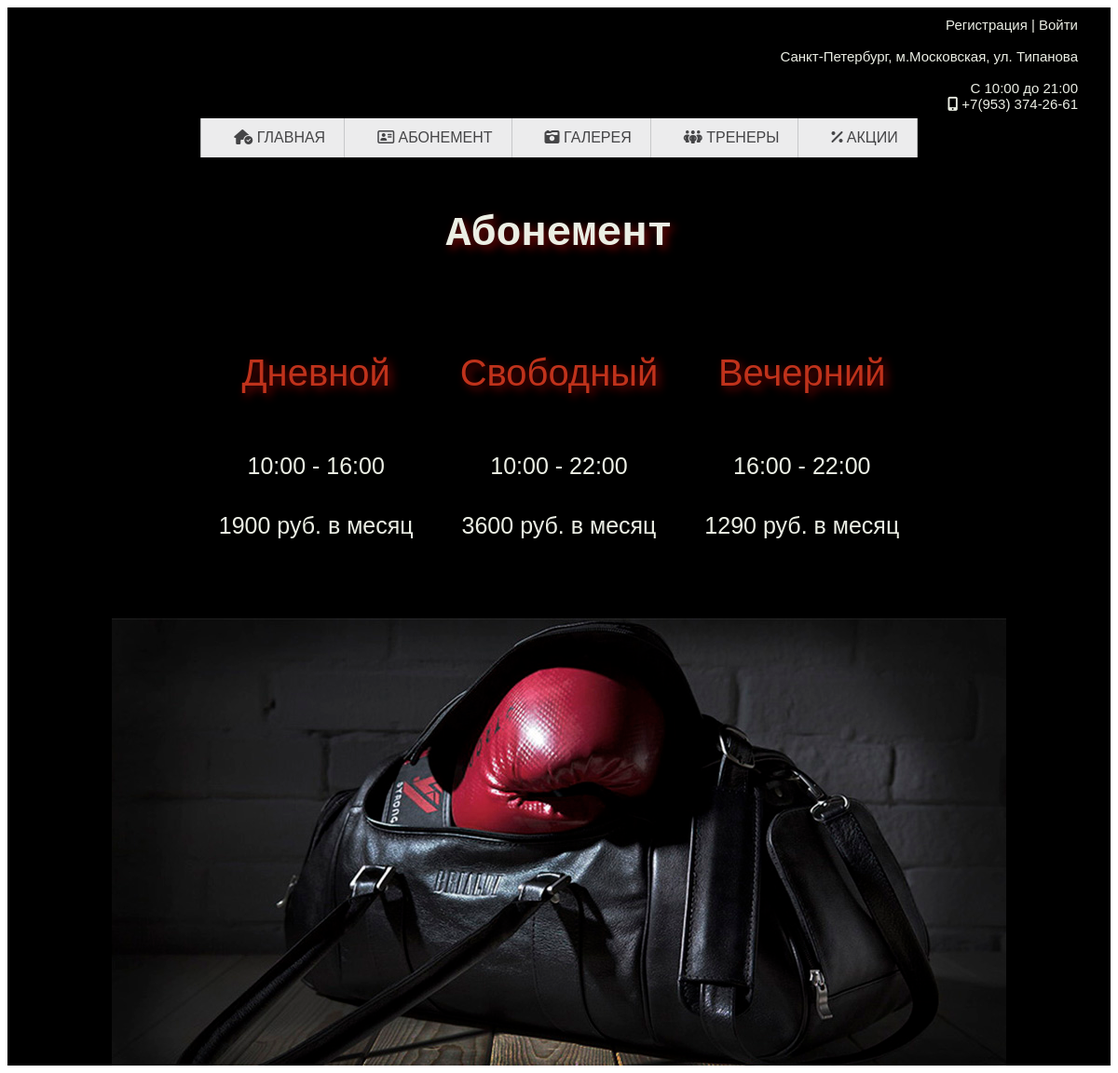
Screenshot of /abonnement/ with the database file from the repository.
### Gym_at_the_Moscow/models.py (models this page shows, shortened)
class Abonnement(models.Model):
    abonnement = models.CharField("Абонемент", max_length=100)
    time = models.CharField("Время посещения", max_length=100)
    price = models.IntegerField("Цена, руб.", null=True, blank=True)
    class Meta:
        verbose_name = "Абонемент"
        verbose_name_plural = "Абонементы"

### Gym_at_the_Moscow/views.py (the view)
# urls.py: path('abonnement/', views.abon_func, name='abon-name'),
def abon_func(request):
    ab = Abonnement.objects.order_by('time')
    return render(request, 'Gym_at_the_Moscow/ab_page.html', {'ab': ab})

### Gym_at_the_Moscow/templates/Gym_at_the_Moscow/ab_page.html (shortened to what this page needs)
{% extends 'base.html' %}
{% load static %}
{% block css_additional %}
<link rel="stylesheet" href="{% static 'Gym_at_the_Moscow/css/all.min.css' %}">
<link rel="stylesheet" href="{% static 'Gym_at_the_Moscow/css/style.css'%}">
{% endblock %}
{% block content %}
<section class="head">
    <div class="head_container">
        {% include 'includes/navbar.html' %}
        <h2>Абонемент</h2>
        <div class="Ab">
        {% for a in ab%}
            <div class="block_ab">
                <h4>{{ a.abonnement }}</h4>
                <p>{{ a.time }}</p>
                <p>{{ a.price }} руб. в месяц</p>
            </div>
        {% endfor %}
        </div>
        <IMG class="displayed" src="/media/ab/bug00.jpg">
    </div>
</section>
{% endblock %}

### static/css/base.css (style rules this page uses)
html { background-color: white; }

### Gym_at_the_Moscow/static/Gym_at_the_Moscow/css/style.css (style rules this page uses)
body { background: black; }
h2 { color: #ebeee4; text-align: center; font-family: "Andale Mono", AndaleMono, monospace; font-size:45px; border-top: 20px solid #000000; text-shadow: 4px 4px 10px #750606; }
h4 { color: #bf321b; text-align: center; font-size: 40px; font-family: Arial; font-weight: bold; font-weight:normal; text-shadow: 4px 4px 10px #750606; }
p { color: #ebeee4; font-family: Arial; text-align: center; font-style: normal; font-weight: bold; font-weight:normal; font-size: 25px; max-width: 100%; padding-top: 10px; }
.head_container { max-width: 1200px; margin: 0 auto; padding: 0 15px; }
IMG.displayed { display: block; max-width: 100%; margin-left: auto; margin-right: auto; margin-top: 50px; }
.Ab { display: flex; justify-content: center; }
.block_ab { border: 2px; padding: 10px; max-width: 300px; margin-right: 15px; margin-left: 15px; display: inline-block; }

### rows the page displays
Abonnement: abonnement "Дневной", time "10:00 - 16:00", price "1900"
Abonnement: abonnement "Свободный", time "10:00 - 22:00", price "3600"
Abonnement: abonnement "Вечерний", time "16:00 - 22:00", price "1290"
